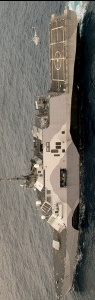
#> input picture images/output/uss-freedom-rotate-90cc.jpg, 95 x 300 px
$ jupyter execute 04-image-arithmetic.ipynb
#> lines starting #> are read from the running program, lines starting #| are printed output that depends on the picture
Import Packages

[cell 1]
# import the necessary packages
from matplotlib import pyplot as plt
import numpy as np
import argparse
import cv2

Define display function

[cell 2]
def plt_imshow(title, image):
    # convert the image frame BGR to RGB color space and display it
	image = cv2.cvtColor(image, cv2.COLOR_BGR2RGB)
	plt.imshow(image)
	plt.title(title)
	plt.grid(False)
	plt.show()

Argument parser

[cell 3]
args = {
    "image": "../images/output/uss-freedom-rotate-90cc.jpg"
}

Load the image

[cell 4]
# load the image and show it
image = cv2.imread(args["image"])
#> image is the input picture: shape (300, 95, 3); mean B, G, R 104.1, 112.2, 117.1
plt_imshow("Original", image)

Lighten the image

[cell 5]
M = np.ones(image.shape, dtype="uint8") * 100
added = cv2.add(image, M)
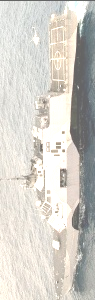
#> added: shape (300, 95, 3); mean B, G, R 202.4, 209.1, 212
plt_imshow("Lighter", added)
cv2.imwrite("../images/output/uss-freedom-rotate-90cc-lt.jpg", added)
#> Out = True

Darken the image

[cell 6]
M = np.ones(image.shape, dtype="uint8") * 70
subtracted = cv2.subtract(image, M)
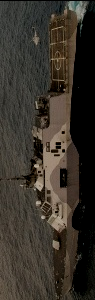
#> subtracted: shape (300, 95, 3); mean B, G, R 42.6, 50.6, 56.3
plt_imshow("Darker", subtracted)
cv2.imwrite("../images/output/uss-freedom-rotate-90cc-dk.jpg", subtracted)
#> Out = True

$ run again, with images/output/uss-freedom-rotate-33cc.jpg copied over images/output/uss-freedom-rotate-90cc.jpg
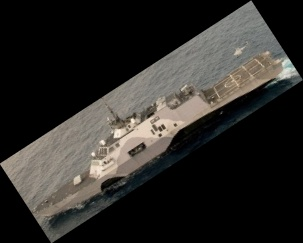
#> input picture images/output/uss-freedom-rotate-33cc.jpg, 303 x 243 px
#> image is the input picture: shape (243, 303, 3); mean B, G, R 40.5, 43.6, 45.5
#> `added = cv2.add(image, M)`:
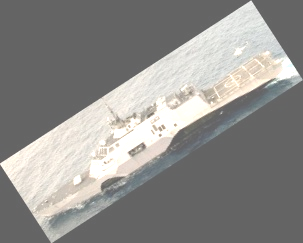
#> added: shape (243, 303, 3); mean B, G, R 139.9, 142.5, 143.7
#> `cv2.imwrite("../images/output/uss-freedom-rotate-90cc-lt.jpg", added)`: Out = True
#> `subtracted = cv2.subtract(image, M)`:
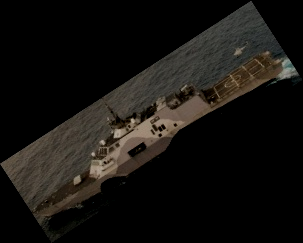
#> subtracted: shape (243, 303, 3); mean B, G, R 16.4, 19.5, 21.7

$ run again, with images/output/uss-freedom-original.jpg copied over images/output/uss-freedom-rotate-90cc.jpg
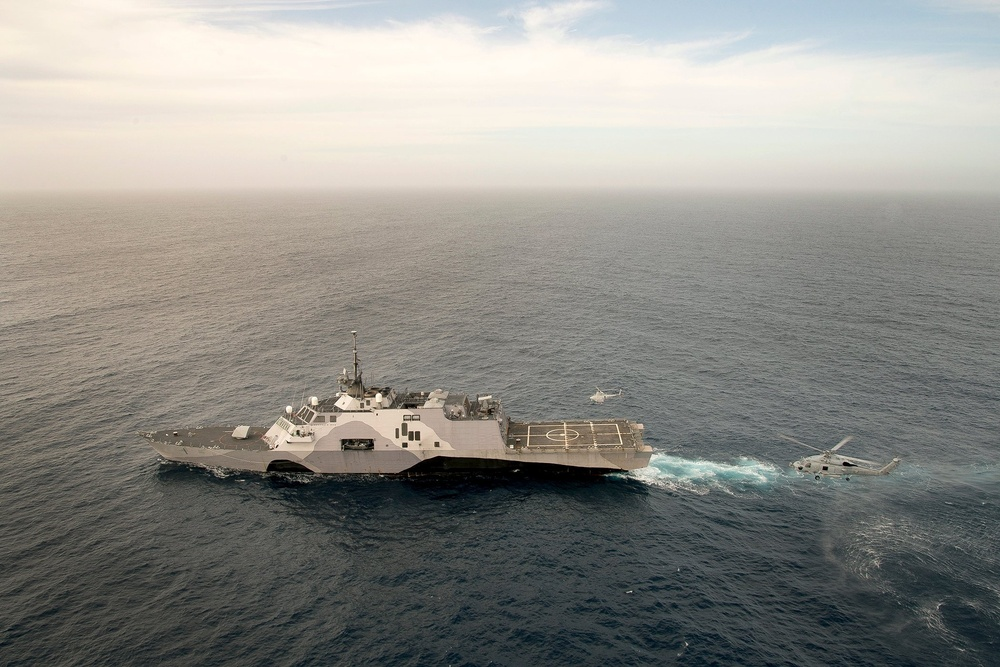
#> input picture images/output/uss-freedom-original.jpg, 1000 x 667 px, shrunk from 2100 x 1400 before the run
#> image is the input picture: shape (667, 1000, 3); mean B, G, R 137.2, 142.5, 143.2
#> `added = cv2.add(image, M)`:
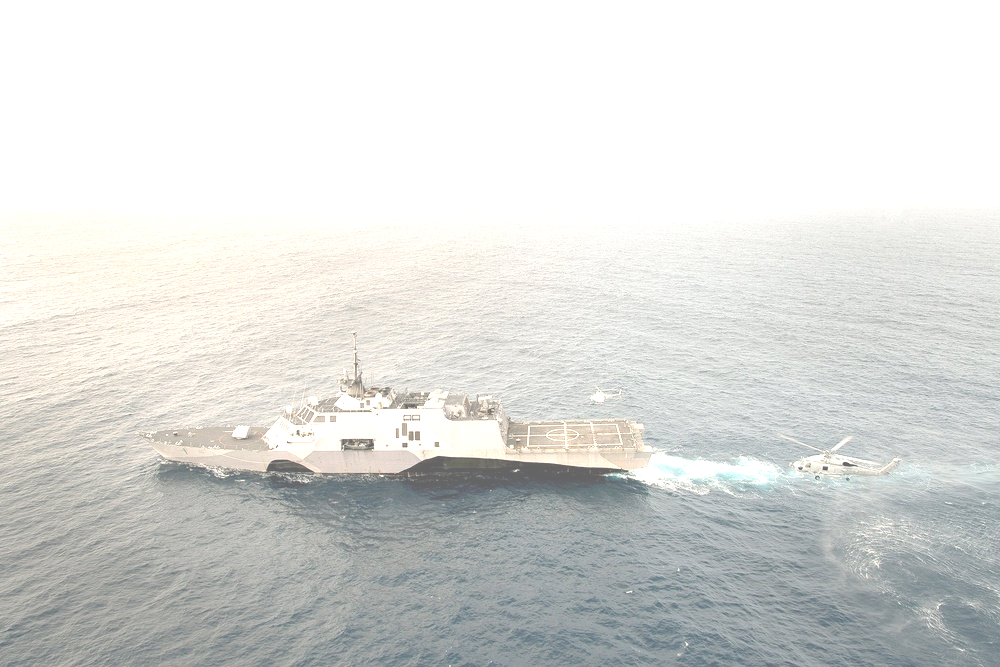
#> added: shape (667, 1000, 3); mean B, G, R 217.1, 219.6, 218.4
#> `cv2.imwrite("../images/output/uss-freedom-rotate-90cc-lt.jpg", added)`: Out = True
#> `subtracted = cv2.subtract(image, M)`:
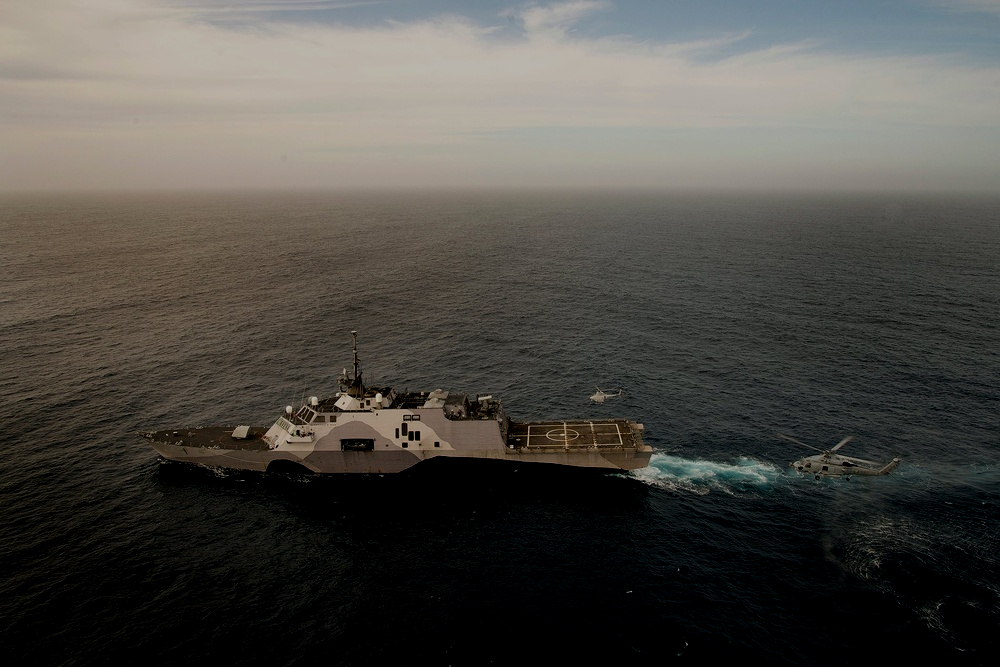
#> subtracted: shape (667, 1000, 3); mean B, G, R 70.6, 76.1, 78.2

$ run again, with images/output/uss-freedom-resized.jpg copied over images/output/uss-freedom-rotate-90cc.jpg
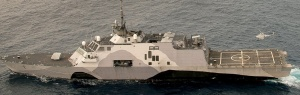
#> input picture images/output/uss-freedom-resized.jpg, 300 x 95 px
#> image is the input picture: shape (95, 300, 3); mean B, G, R 104.4, 112.6, 117.5
#> `added = cv2.add(image, M)`:
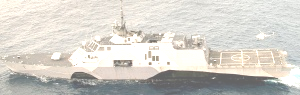
#> added: shape (95, 300, 3); mean B, G, R 202.8, 209.5, 212.3
#> `cv2.imwrite("../images/output/uss-freedom-rotate-90cc-lt.jpg", added)`: Out = True
#> `subtracted = cv2.subtract(image, M)`:
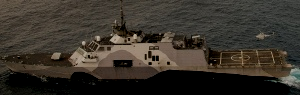
#> subtracted: shape (95, 300, 3); mean B, G, R 42.7, 50.8, 56.5
